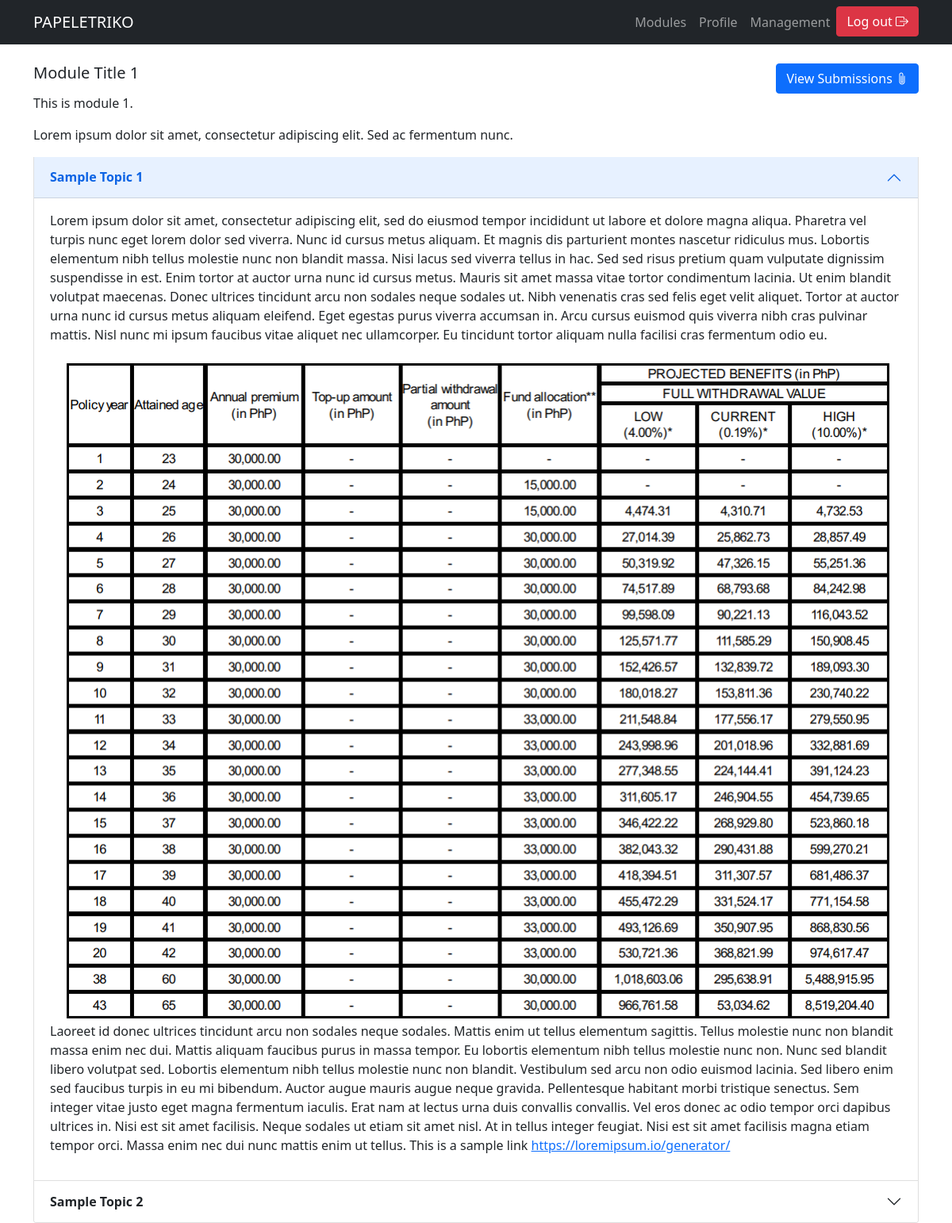
The page /?page=viewModule&moduleId=14 (signed in) on the database its author committed.
### tables this page shows
CREATE TABLE `ci_modules_headers` (
  `ID` int(11) NOT NULL,
  `MODULE_TITLE` varchar(255) NOT NULL,
  `DESCRIPTION` varchar(255) NOT NULL,
  `LONG_DESCRIPTION` longtext NOT NULL,
  `SECTION` varchar(255) NOT NULL,
  `COVER_FILENAME` varchar(255) NOT NULL
);

CREATE TABLE `ci_modules_topics` (
  `ID` int(11) NOT NULL,
  `HEADER_ID` int(11) NOT NULL,
  `TITLE` varchar(255) NOT NULL,
  `TEXT_CONTENT` longtext NOT NULL,
  `IMG_CONTENT` varchar(255) NOT NULL
);

### src/pages/module_page.php (the view, shortened to what this page needs)
<?php
if (isset($_GET['moduleId'])) {
    $moduleId = $_GET['moduleId'];
    $sectionFilter = $_SESSION['SECTION'];
    $query = "SELECT `ID`, `MODULE_TITLE`, `DESCRIPTION`, `LONG_DESCRIPTION`, `COVER_FILENAME` FROM `ci_modules_headers` WHERE `ID` = :moduleId AND `SECTION` = :section";
    $stmt = $dbConn->prepare($query);
    $stmt->bindParam(':moduleId', $moduleId, PDO::PARAM_INT);
    $stmt->bindParam(':section', $sectionFilter, PDO::PARAM_STR);
    $stmt->execute();
    $module = $stmt->fetch(PDO::FETCH_ASSOC);
    if ($module) {
        $moduleTitle = $module['MODULE_TITLE'];
        $moduleDescription = $module['DESCRIPTION'];
        $longDescription = $module['LONG_DESCRIPTION'];
?>
        <div>
            <div style="display: flex; justify-content: space-between">
                <h5><?= $moduleTitle ?></h5>
                <div>
                    <?php if ($_SESSION['USER_GROUP'] == 'Admin') { ?>
                        <a href="?page=viewSubmissions&moduleId=<?= $moduleId ?>" class="btn btn-primary">View Submissions <i class="bi bi-paperclip"></i></a>
                    <?php } elseif ($_SESSION['USER_GROUP'] == 'Regular') { ?>
                        <a href="?page=viewActivity&moduleId=<?= $moduleId ?>" class="btn btn-primary">Activities <i class="bi bi-paperclip"></i></a>
                    <?php } ?>
                </div>
            </div>
            <div>
                <p><?= $moduleDescription ?></p>
            </div>
            <div>
                <p><?= $longDescription ?></p>
            </div>
        </div>
        <?php
        if (isset($_GET['moduleId'])) {
            $moduleId = $_GET['moduleId'];
            $query = "SELECT `ID`, `TITLE`, `TEXT_CONTENT`, `IMG_CONTENT` FROM `ci_modules_topics` WHERE `HEADER_ID` = :moduleId";
            $stmt = $dbConn->prepare($query);
            $stmt->bindParam(':moduleId', $moduleId, PDO::PARAM_INT);
            $stmt->execute();
            $topics = $stmt->fetchAll(PDO::FETCH_ASSOC);
            if ($topics) {
                foreach ($topics as $index => $topic) {
                    $imgPattern = '/\[\[(.*?)\]\]/';
                    $linkPattern = '/\[(.*?)\]/';
                    $title = $topic['TITLE'];
                    $textContent = $topic['TEXT_CONTENT'];
                    $accordionId = 'collapse' . ($index + 1);
                    $ariaExpanded = ($index === 0) ? 'true' : 'false';
                    $textContent = preg_replace($imgPattern, '<div style="width: 100%;"><img src="../../media/img/topicImages/$1" alt="Topic Img" style="width: 100%;"></div>', $textContent);
                    $textContent = preg_replace($linkPattern, '<a href="$1" target="_blank">$1</a>', $textContent);
        ?>
                    <div class="accordion-item">
                        <h2 class="accordion-header" id="heading<?= ($index + 1) ?>">
                            <button class="accordion-button<?= ($index === 0) ? '' : ' collapsed' ?>" type="button" data-bs-toggle="collapse" data-bs-target="#<?= $accordionId ?>" aria-expanded="<?= $ariaExpanded ?>" aria-controls="<?= $accordionId ?>">
                                <strong><?= $title ?></strong>
                            </button>
                        </h2>
                        <div id="<?= $accordionId ?>" class="accordion-collapse collapse<?= ($index === 0) ? ' show' : '' ?>" aria-labelledby="heading<?= ($index + 1) ?>" data-bs-parent="#accordionExample">
                            <div class="accordion-body">
                                <p><?= $textContent ?></p>
                            </div>
                        </div>
                    </div>
        <?php
                }
            } else {
                echo '<div class="col">No topics available for this module</div>';
            }
        } else {
            echo '<div class="col">Module ID not provided in the URL</div>';
        }
        ?>
<?php
    } else {
        echo '<div class="col">Module not found</div>';
    }
} else {
    echo '<div class="col">Module ID not provided in the URL</div>';
}
?>

### rows shown on the page
ci_modules_headers: MODULE_TITLE "Module Title 1", DESCRIPTION "This is module 1.", LONG_DESCRIPTION "Lorem ipsum dolor sit amet, consectetur adipiscing elit. Sed ac fermentum nunc."
ci_modules_topics: TITLE "Sample Topic 1", TEXT_CONTENT "Lorem ipsum dolor sit amet, consectetur adipiscing elit, sed do eiusmod tempor incididunt ut labore et dolore magna aliqua. Pharetra vel turpis nunc eget lorem dolor sed viverra. Nunc id cursus metus aliquam. Et magnis dis parturient montes nascetur ridiculus mus. Lobortis elementum nibh tellus molestie nunc non blandit massa. Nisi lacus sed viverra tellus in hac. Sed sed risus pretium quam vulputate dignissim suspendisse in est. Enim tortor at auctor urna nunc id cursus metus. Mauris sit amet massa vitae tortor condimentum lacinia. Ut enim blandit volutpat maecenas. Donec ultrices tincidunt arcu non sodales neque sodales ut. Nibh venenatis cras sed felis eget velit aliquet. Tortor at…", TEXT_CONTENT (picture)
ci_modules_topics: TITLE "Sample Topic 2"
